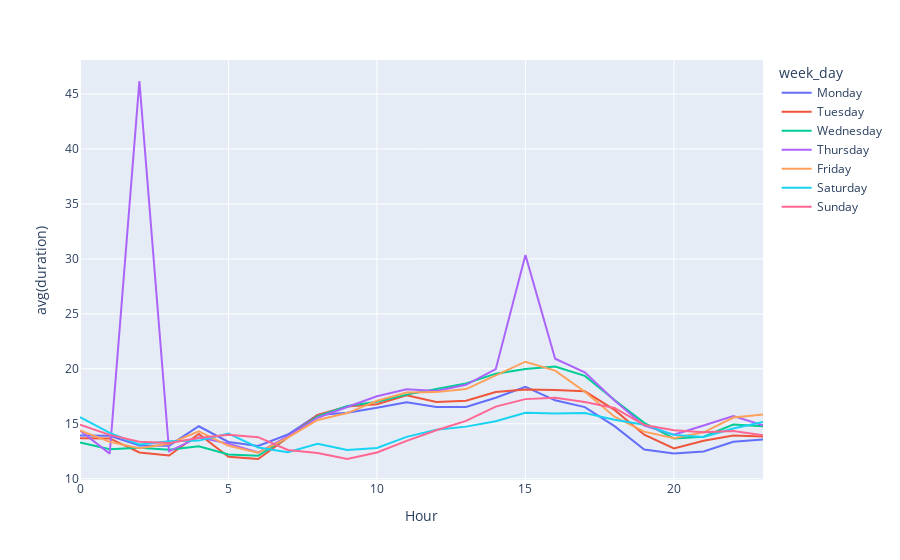

Notebook code cell kept with this figure:
### Code cell
fig = px.line(avg_trip_df, x='Hour', y='avg(duration)', color = "week_day")
#fig.update_layout(title_text="Number of pickups on Fridays")
#fig.update_xaxes(title_text='Hour of day')
#fig.update_yaxes(title_text='Trips count')
fig.show()

### Figure 1 — Plotly figure (JSON) as saved in the notebook; plotly's stock layout.template omitted (floating-point values rounded to 4 significant figures)
{"data": [{"hovertemplate": "week_day=Monday<br>Hour=%{x}<br>avg(duration)=%{y}<extra></extra>", "legendgroup": "Monday", "line": {"color": "#636efa", "dash": "solid"}, "mode": "lines", "name": "Monday", "orientation": "v", "showlegend": true, "type": "scatter", "x": [0, 1, 2, 3, 4, 5, 6, 7, 8, 9, 10, 11, 12, 13, 14, 15, 16, 17, 18, 19, 20, 21, 22, 23], "xaxis": "x", "y": [13.93, 13.9, 13.04, 13.01, 14.78, 13.35, 12.99, 14.02, 15.79, 16.0, 16.46, 16.97, 16.52, 16.52, 17.37, 18.36, 17.13, 16.52, 14.79, 12.67, 12.3, 12.48, 13.37, 13.58], "yaxis": "y"}, {"hovertemplate": "week_day=Tuesday<br>Hour=%{x}<br>avg(duration)=%{y}<extra></extra>", "legendgroup": "Tuesday", "line": {"color": "#EF553B", "dash": "solid"}, "mode": "lines", "name": "Tuesday", "orientation": "v", "showlegend": true, "type": "scatter", "x": [0, 1, 2, 3, 4, 5, 6, 7, 8, 9, 10, 11, 12, 13, 14, 15, 16, 17, 18, 19, 20, 21, 22, 23], "xaxis": "x", "y": [13.67, 13.67, 12.4, 12.11, 14.07, 11.99, 11.8, 13.75, 15.8, 16.57, 16.78, 17.59, 16.98, 17.1, 17.89, 18.11, 18.07, 17.95, 16.27, 14.01, 12.76, 13.46, 13.94, 13.84], "yaxis": "y"}, {"hovertemplate": "week_day=Wednesday<br>Hour=%{x}<br>avg(duration)=%{y}<extra></extra>", "legendgroup": "Wednesday", "line": {"color": "#00cc96", "dash": "solid"}, "mode": "lines", "name": "Wednesday", "orientation": "v", "showlegend": true, "type": "scatter", "x": [0, 1, 2, 3, 4, 5, 6, 7, 8, 9, 10, 11, 12, 13, 14, 15, 16, 17, 18, 19, 20, 21, 22, 23], "xaxis": "x", "y": [13.31, 12.68, 12.82, 12.64, 12.96, 12.22, 12.1, 13.8, 15.67, 16.62, 17.0, 17.65, 18.16, 18.67, 19.56, 19.98, 20.21, 19.36, 17.17, 15.09, 13.66, 13.82, 14.94, 14.79], "yaxis": "y"}, {"hovertemplate": "week_day=Thursday<br>Hour=%{x}<br>avg(duration)=%{y}<extra></extra>", "legendgroup": "Thursday", "line": {"color": "#ab63fa", "dash": "solid"}, "mode": "lines", "name": "Thursday", "orientation": "v", "showlegend": true, "type": "scatter", "x": [0, 1, 2, 3, 4, 5, 6, 7, 8, 9, 10, 11, 12, 13, 14, 15, 16, 17, 18, 19, 20, 21, 22, 23], "xaxis": "x", "y": [14.39, 12.29, 46.18, 12.5, 13.78, 13.2, 12.39, 13.87, 15.55, 16.54, 17.5, 18.15, 17.99, 18.55, 19.97, 30.36, 20.92, 19.69, 17.12, 14.83, 14.0, 14.84, 15.7, 14.87], "yaxis": "y"}, {"hovertemplate": "week_day=Friday<br>Hour=%{x}<br>avg(duration)=%{y}<extra></extra>", "legendgroup": "Friday", "line": {"color": "#FFA15A", "dash": "solid"}, "mode": "lines", "name": "Friday", "orientation": "v", "showlegend": true, "type": "scatter", "x": [0, 1, 2, 3, 4, 5, 6, 7, 8, 9, 10, 11, 12, 13, 14, 15, 16, 17, 18, 19, 20, 21, 22, 23], "xaxis": "x", "y": [14.39, 13.36, 12.78, 13.19, 14.31, 13.0, 12.38, 13.74, 15.35, 15.98, 17.09, 17.84, 17.88, 18.16, 19.41, 20.65, 19.84, 17.92, 15.64, 14.28, 13.69, 14.22, 15.57, 15.84], "yaxis": "y"}, {"hovertemplate": "week_day=Saturday<br>Hour=%{x}<br>avg(duration)=%{y}<extra></extra>", "legendgroup": "Saturday", "line": {"color": "#19d3f3", "dash": "solid"}, "mode": "lines", "name": "Saturday", "orientation": "v", "showlegend": true, "type": "scatter", "x": [0, 1, 2, 3, 4, 5, 6, 7, 8, 9, 10, 11, 12, 13, 14, 15, 16, 17, 18, 19, 20, 21, 22, 23], "xaxis": "x", "y": [15.62, 14.18, 13.11, 13.41, 13.47, 14.11, 12.84, 12.42, 13.18, 12.61, 12.8, 13.81, 14.46, 14.74, 15.23, 16.01, 15.93, 15.98, 15.36, 14.92, 13.99, 13.79, 14.57, 15.16], "yaxis": "y"}, {"hovertemplate": "week_day=Sunday<br>Hour=%{x}<br>avg(duration)=%{y}<extra></extra>", "legendgroup": "Sunday", "line": {"color": "#FF6692", "dash": "solid"}, "mode": "lines", "name": "Sunday", "orientation": "v", "showlegend": true, "type": "scatter", "x": [0, 1, 2, 3, 4, 5, 6, 7, 8, 9, 10, 11, 12, 13, 14, 15, 16, 17, 18, 19, 20, 21, 22, 23], "xaxis": "x", "y": [14.92, 13.99, 13.36, 13.25, 13.71, 14.0, 13.79, 12.62, 12.34, 11.81, 12.39, 13.45, 14.41, 15.27, 16.56, 17.24, 17.37, 16.98, 16.44, 14.89, 14.41, 14.23, 14.35, 13.95], "yaxis": "y"}], "layout": {"legend": {"title": {"text": "week_day"}, "tracegroupgap": 0}, "margin": {"t": 60}, "xaxis": {"anchor": "y", "domain": [0, 1], "title": {"text": "Hour"}}, "yaxis": {"anchor": "x", "domain": [0, 1], "title": {"text": "avg(duration)"}}}}
